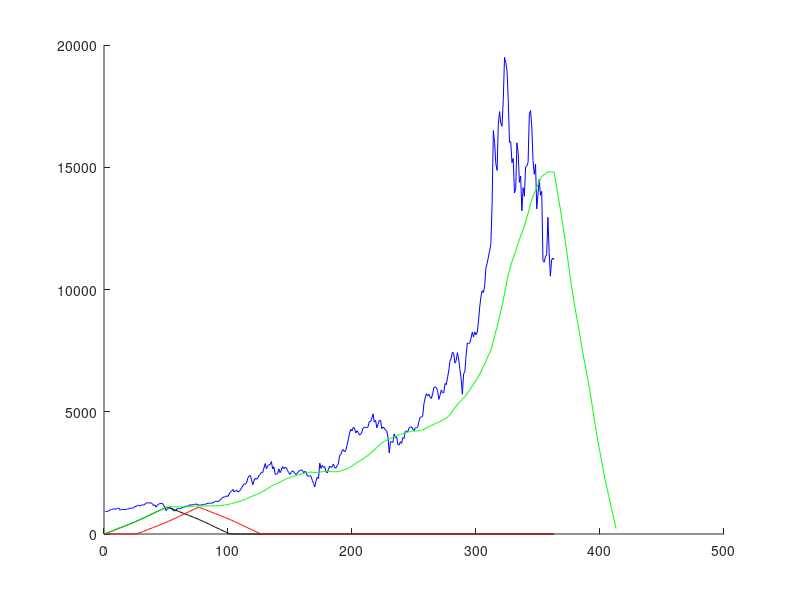

This figure's MATLAB source:
load bitcoin.mat
n=50;
m=25;
x=newcoin;
y=0;
y1=zeros(1,length(x));
y2=zeros(1,length(x));
l=length(x);
temps = ones(1,51)/51;


for i = 1:413
    
    for j = 1:51
        if (i-j+1>0 && i-j +1 <=51)
        y1(i)=y1(i)+x(j)*temps(i-j+1);
       
        else
            continue;
        end

    end
end

for i = 1:413
    
    for j = 1:51
        if (i-j+1>1 && i-j +1 <=51)
        y2(i+25)=y2(i+25)+x(j)*temps(i-j+1);
       
        else
            continue;
        end

    end
end


y3 = conv(temps,x);
hold;
plot(x,'blue')
plot(y1,'black');
plot(y2,'red')
plot(y3,'green');